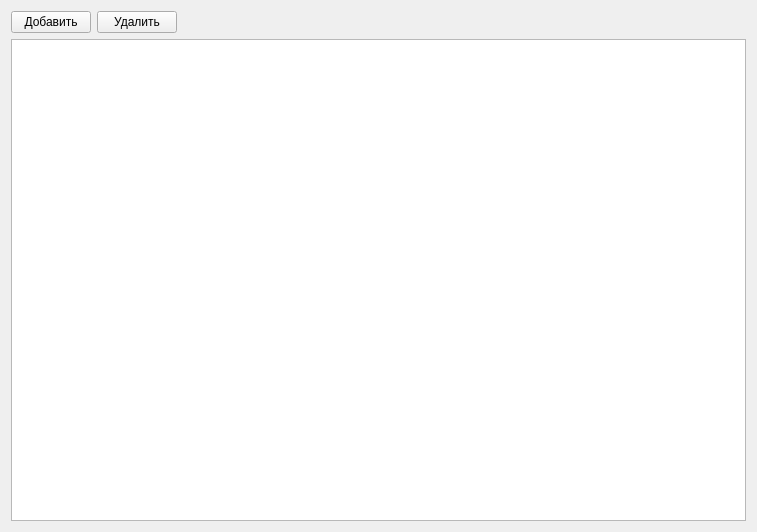
<?xml version="1.0" encoding="UTF-8"?>
<ui version="4.0">
 <class>Form</class>
 <widget class="QWidget" name="Form">
  <property name="geometry">
   <rect>
    <x>0</x>
    <y>0</y>
    <width>757</width>
    <height>532</height>
   </rect>
  </property>
  <property name="windowTitle">
   <string>Form</string>
  </property>
  <layout class="QHBoxLayout" name="horizontalLayout_3">
   <item>
    <layout class="QVBoxLayout" name="verticalLayout">
     <item>
      <layout class="QHBoxLayout" name="horizontalLayout_2">
       <item>
        <widget class="QPushButton" name="addButton">
         <property name="text">
          <string>Добавить</string>
         </property>
        </widget>
       </item>
       <item>
        <widget class="QPushButton" name="deleteButton">
         <property name="text">
          <string>Удалить</string>
         </property>
        </widget>
       </item>
       <item>
        <spacer name="horizontalSpacer">
         <property name="orientation">
          <enum>Qt::Horizontal</enum>
         </property>
         <property name="sizeHint" stdset="0">
          <size>
           <width>40</width>
           <height>20</height>
          </size>
         </property>
        </spacer>
       </item>
      </layout>
     </item>
     <item>
      <widget class="QTableView" name="tableView"/>
     </item>
    </layout>
   </item>
  </layout>
 </widget>
 <resources/>
 <connections/>
</ui>
